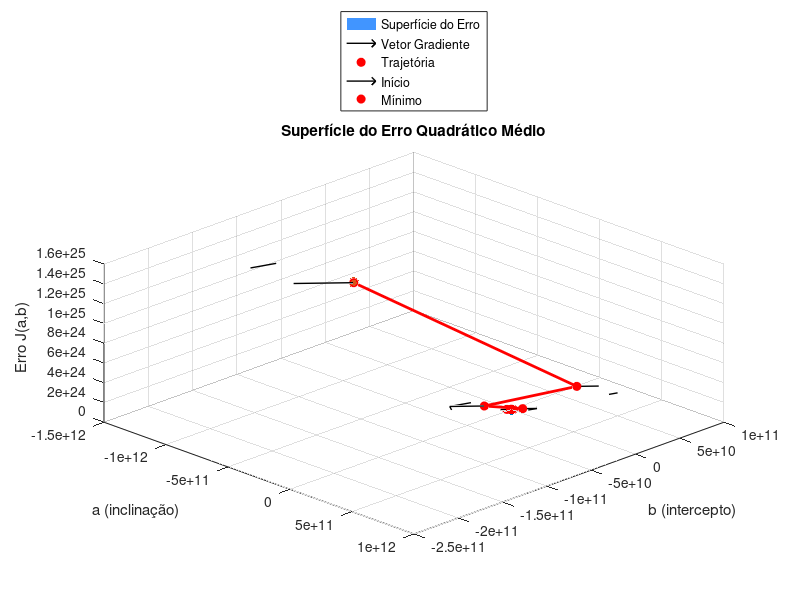

MATLAB code to generate this figure:
clear; clc; close all;

%% 1️⃣ Gerar dados simulados (reta real com ruído)
x = linspace(0, 10, 1000)';
y_real = 2*x + 1;
ruido = rand(size(x)) - 0.5; % ruído entre -0.5 e 0.5
y = y_real + ruido;

%% 2️⃣ Função de custo (erro quadrático médio)
J = @(a,b) mean((y - (a*x + b)).^2);

%% 3️⃣ Geração de grade para visualizar a topologia 3D
a_vals = linspace(0, 4, 80);
b_vals = linspace(0, 3, 80);
[A,B] = meshgrid(a_vals, b_vals);

J_vals = zeros(size(A));
for i = 1:numel(A)
    J_vals(i) = J(A(i), B(i));
end

%% 4️⃣ Derivadas (gradientes)
grad_a = @(a,b) -2/length(x) * sum((y - (a*x + b)) .* x);
grad_b = @(a,b) -2/length(x) * sum(y - (a*x + b));

%% 5️⃣ Exibir a superfície 3D do erro
figure('Position',[100 100 900 600])
surf(A, B, J_vals, 'EdgeColor', 'none')
xlabel('a (inclinação)'), ylabel('b (intercepto)'), zlabel('Erro J(a,b)')
title('Superfície do Erro Quadrático Médio')
colormap('turbo')
hold on

%% 6️⃣ Ponto inicial e parâmetros do gradiente
a = 0; b = 0; alpha = 0.05; % taxa de aprendizado
n_iter = 30;

trajetoria = zeros(n_iter,3);

for i = 1:n_iter
    % Calcular gradiente
    da = grad_a(a,b);
    db = grad_b(a,b);

    % Atualizar parâmetros
    a = a - alpha * da;
    b = b - alpha * db;

    % Guardar trajetória
    trajetoria(i,:) = [a, b, J(a,b)];

    % Mostrar seta de gradiente no gráfico
    quiver3(a, b, J(a,b), -da*0.05, -db*0.05, 0, 'Color','k','LineWidth',1);
    plot3(a, b, J(a,b), 'ro', 'MarkerFaceColor','r');
    pause(0.2)

end

%% 7️⃣ Mostrar trajetória do ponto descendo o vale
plot3(trajetoria(:,1), trajetoria(:,2), trajetoria(:,3), 'r.-', 'LineWidth',2, 'MarkerSize',12)
scatter3(trajetoria(1,1), trajetoria(1,2), trajetoria(1,3), 60, 'filled', 'g') % início
scatter3(trajetoria(end,1), trajetoria(end,2), trajetoria(end,3), 60, 'filled', 'r') % final
legend('Superfície do Erro','Vetor Gradiente','Trajetória','Início','Mínimo','Location','northoutside')
view(45, 45)

grid on
